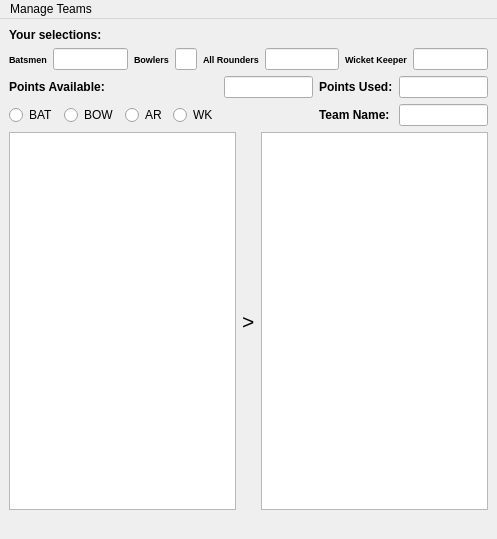
<?xml version="1.0" encoding="UTF-8"?>
<ui version="4.0">
 <class>MainWindow</class>
 <widget class="QMainWindow" name="MainWindow">
  <property name="geometry">
   <rect>
    <x>0</x>
    <y>0</y>
    <width>497</width>
    <height>539</height>
   </rect>
  </property>
  <property name="windowTitle">
   <string>Fantasy Cricket V1.0</string>
  </property>
  <widget class="QWidget" name="centralwidget">
   <layout class="QGridLayout" name="gridLayout">
    <item row="0" column="0">
     <widget class="QLabel" name="Top">
      <property name="font">
       <font>
        <pointsize>9</pointsize>
        <weight>75</weight>
        <bold>true</bold>
       </font>
      </property>
      <property name="text">
       <string>Your selections:</string>
      </property>
     </widget>
    </item>
    <item row="2" column="0">
     <layout class="QGridLayout" name="gridLayout_2">
      <property name="sizeConstraint">
       <enum>QLayout::SetNoConstraint</enum>
      </property>
      <item row="0" column="2">
       <widget class="QLabel" name="PointsUL">
        <property name="font">
         <font>
          <weight>75</weight>
          <bold>true</bold>
         </font>
        </property>
        <property name="text">
         <string>Points Used:</string>
        </property>
       </widget>
      </item>
      <item row="0" column="0">
       <widget class="QLabel" name="PointsAL">
        <property name="font">
         <font>
          <weight>75</weight>
          <bold>true</bold>
         </font>
        </property>
        <property name="text">
         <string>Points Available:</string>
        </property>
       </widget>
      </item>
      <item row="1" column="2">
       <widget class="QLabel" name="TeamL">
        <property name="font">
         <font>
          <weight>75</weight>
          <bold>true</bold>
         </font>
        </property>
        <property name="text">
         <string>Team Name:</string>
        </property>
       </widget>
      </item>
      <item row="0" column="3">
       <widget class="QLineEdit" name="PointsUF">
        <property name="enabled">
         <bool>true</bool>
        </property>
        <property name="readOnly">
         <bool>true</bool>
        </property>
       </widget>
      </item>
      <item row="1" column="3">
       <widget class="QLineEdit" name="TeamF">
        <property name="readOnly">
         <bool>true</bool>
        </property>
       </widget>
      </item>
      <item row="0" column="1">
       <widget class="QLineEdit" name="PointsAF">
        <property name="enabled">
         <bool>true</bool>
        </property>
        <property name="readOnly">
         <bool>true</bool>
        </property>
       </widget>
      </item>
      <item row="1" column="0">
       <layout class="QHBoxLayout" name="horizontalLayout">
        <item>
         <widget class="QRadioButton" name="BAT">
          <property name="text">
           <string>BAT</string>
          </property>
         </widget>
        </item>
        <item>
         <widget class="QRadioButton" name="BOW">
          <property name="text">
           <string>BOW</string>
          </property>
         </widget>
        </item>
        <item>
         <widget class="QRadioButton" name="AR">
          <property name="text">
           <string>AR</string>
          </property>
         </widget>
        </item>
        <item>
         <widget class="QRadioButton" name="WK">
          <property name="text">
           <string>WK</string>
          </property>
         </widget>
        </item>
       </layout>
      </item>
     </layout>
    </item>
    <item row="1" column="0">
     <layout class="QHBoxLayout" name="horizontalLayout_3">
      <item>
       <widget class="QLabel" name="BatsmenL">
        <property name="font">
         <font>
          <pointsize>7</pointsize>
          <weight>75</weight>
          <bold>true</bold>
         </font>
        </property>
        <property name="text">
         <string>Batsmen</string>
        </property>
       </widget>
      </item>
      <item>
       <widget class="QLineEdit" name="BatsmenF">
        <property name="readOnly">
         <bool>true</bool>
        </property>
       </widget>
      </item>
      <item>
       <widget class="QLabel" name="BowlersL">
        <property name="font">
         <font>
          <pointsize>7</pointsize>
          <weight>75</weight>
          <bold>true</bold>
         </font>
        </property>
        <property name="text">
         <string>Bowlers</string>
        </property>
       </widget>
      </item>
      <item>
       <widget class="QLineEdit" name="BowlersF">
        <property name="enabled">
         <bool>true</bool>
        </property>
        <property name="maximumSize">
         <size>
          <width>54</width>
          <height>16777215</height>
         </size>
        </property>
        <property name="readOnly">
         <bool>true</bool>
        </property>
       </widget>
      </item>
      <item>
       <widget class="QLabel" name="AllrounderL">
        <property name="font">
         <font>
          <pointsize>7</pointsize>
          <weight>75</weight>
          <bold>true</bold>
         </font>
        </property>
        <property name="text">
         <string>All Rounders</string>
        </property>
       </widget>
      </item>
      <item>
       <widget class="QLineEdit" name="AllRounderF">
        <property name="readOnly">
         <bool>true</bool>
        </property>
       </widget>
      </item>
      <item>
       <widget class="QLabel" name="WicketL">
        <property name="font">
         <font>
          <pointsize>7</pointsize>
          <weight>75</weight>
          <bold>true</bold>
         </font>
        </property>
        <property name="text">
         <string>Wicket Keeper</string>
        </property>
       </widget>
      </item>
      <item>
       <widget class="QLineEdit" name="WicketF">
        <property name="readOnly">
         <bool>true</bool>
        </property>
       </widget>
      </item>
     </layout>
    </item>
    <item row="3" column="0">
     <layout class="QHBoxLayout" name="horizontalLayout_2">
      <item>
       <widget class="QListWidget" name="PlayerList"/>
      </item>
      <item>
       <widget class="QLabel" name="label">
        <property name="font">
         <font>
          <pointsize>16</pointsize>
         </font>
        </property>
        <property name="text">
         <string>&gt;</string>
        </property>
       </widget>
      </item>
      <item>
       <widget class="QListWidget" name="SelectedList"/>
      </item>
     </layout>
    </item>
    <item row="4" column="0">
     <widget class="QLabel" name="Statusbar">
      <property name="text">
       <string/>
      </property>
     </widget>
    </item>
   </layout>
  </widget>
  <widget class="QMenuBar" name="menubar">
   <property name="geometry">
    <rect>
     <x>0</x>
     <y>0</y>
     <width>497</width>
     <height>21</height>
    </rect>
   </property>
   <widget class="QMenu" name="menuManage_Teams">
    <property name="title">
     <string>Manage Teams</string>
    </property>
    <addaction name="actionNew_Team"/>
    <addaction name="actionOpen_Team"/>
    <addaction name="actionSave_Team"/>
    <addaction name="actionEvaluate_Team"/>
   </widget>
   <addaction name="menuManage_Teams"/>
  </widget>
  <action name="actionNew_Team">
   <property name="text">
    <string>New Team</string>
   </property>
  </action>
  <action name="actionOpen_Team">
   <property name="text">
    <string>Open Team</string>
   </property>
  </action>
  <action name="actionSave_Team">
   <property name="text">
    <string>Save Team</string>
   </property>
  </action>
  <action name="actionEvaluate_Team">
   <property name="text">
    <string>Evaluate Team</string>
   </property>
  </action>
 </widget>
 <resources/>
 <connections/>
</ui>
